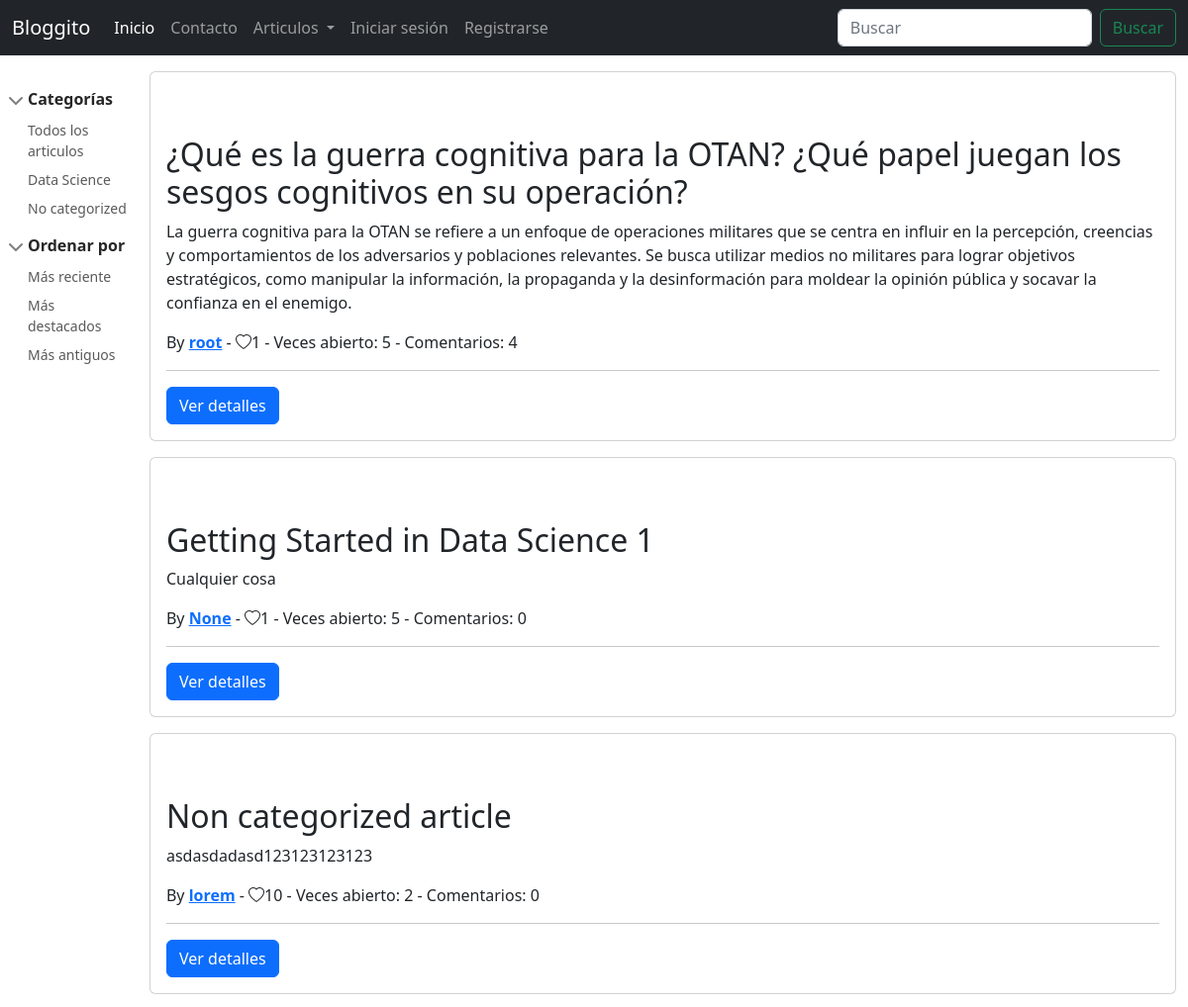
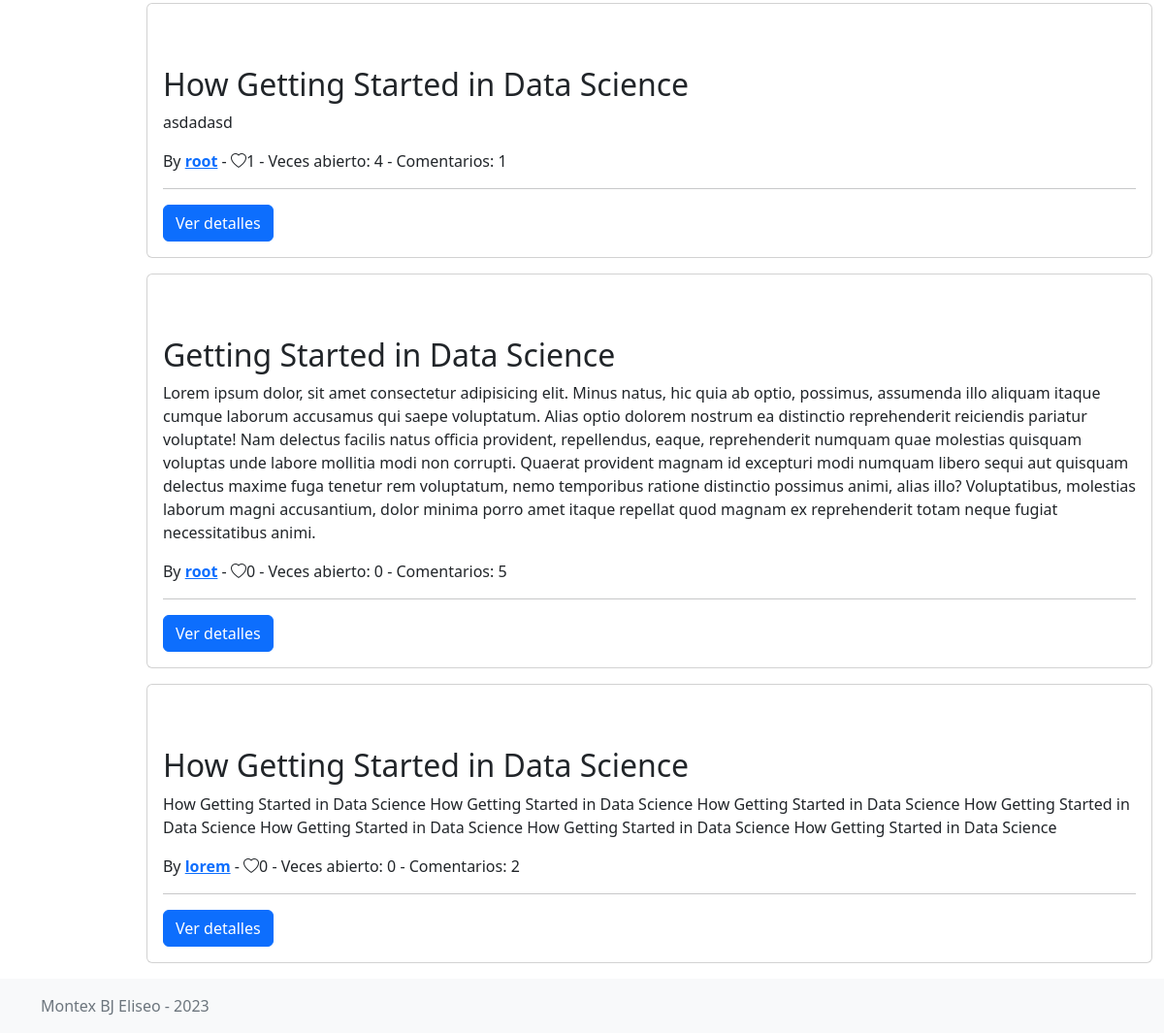
The app's page /posts/, older data (2 pictures, top to bottom).
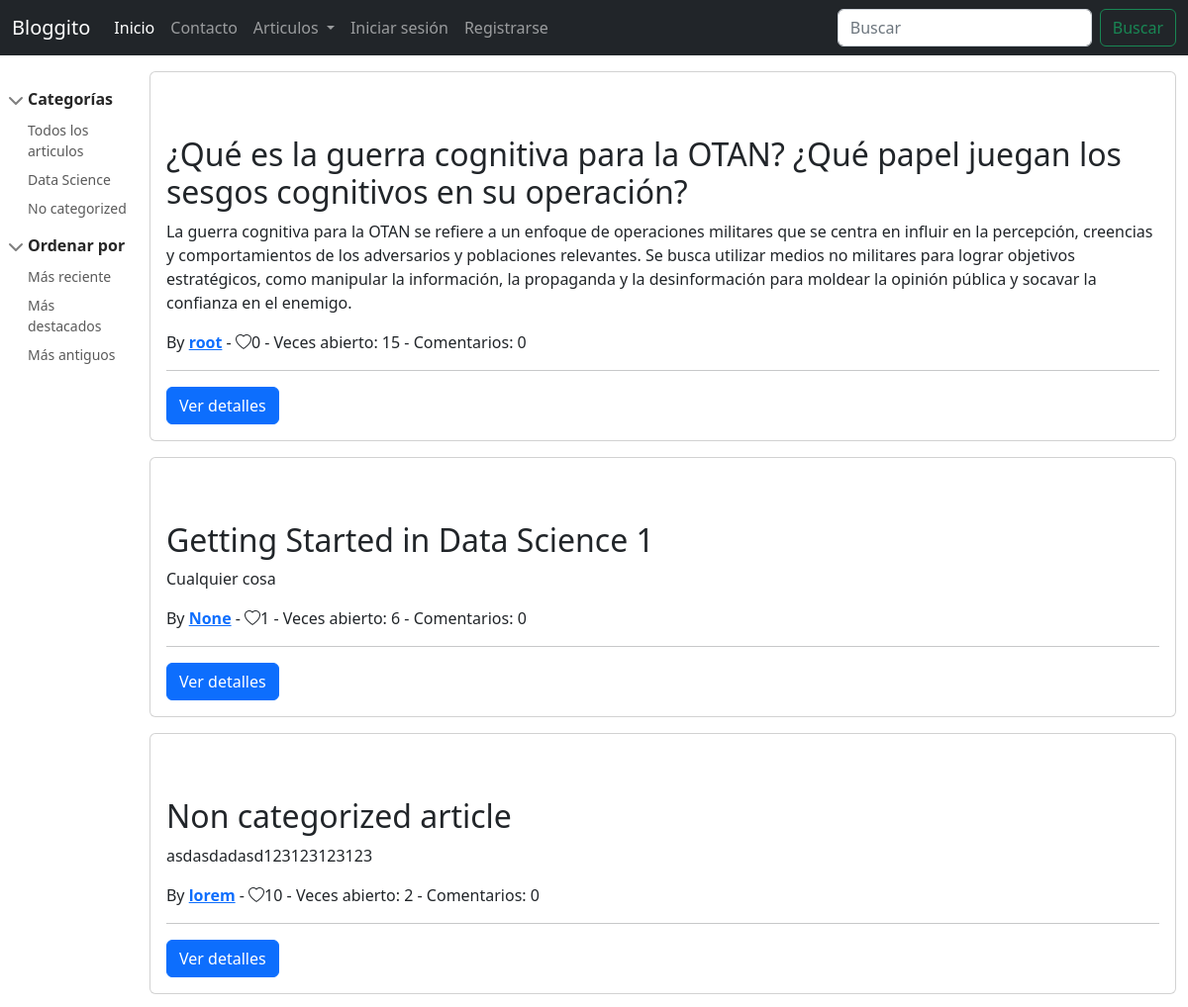
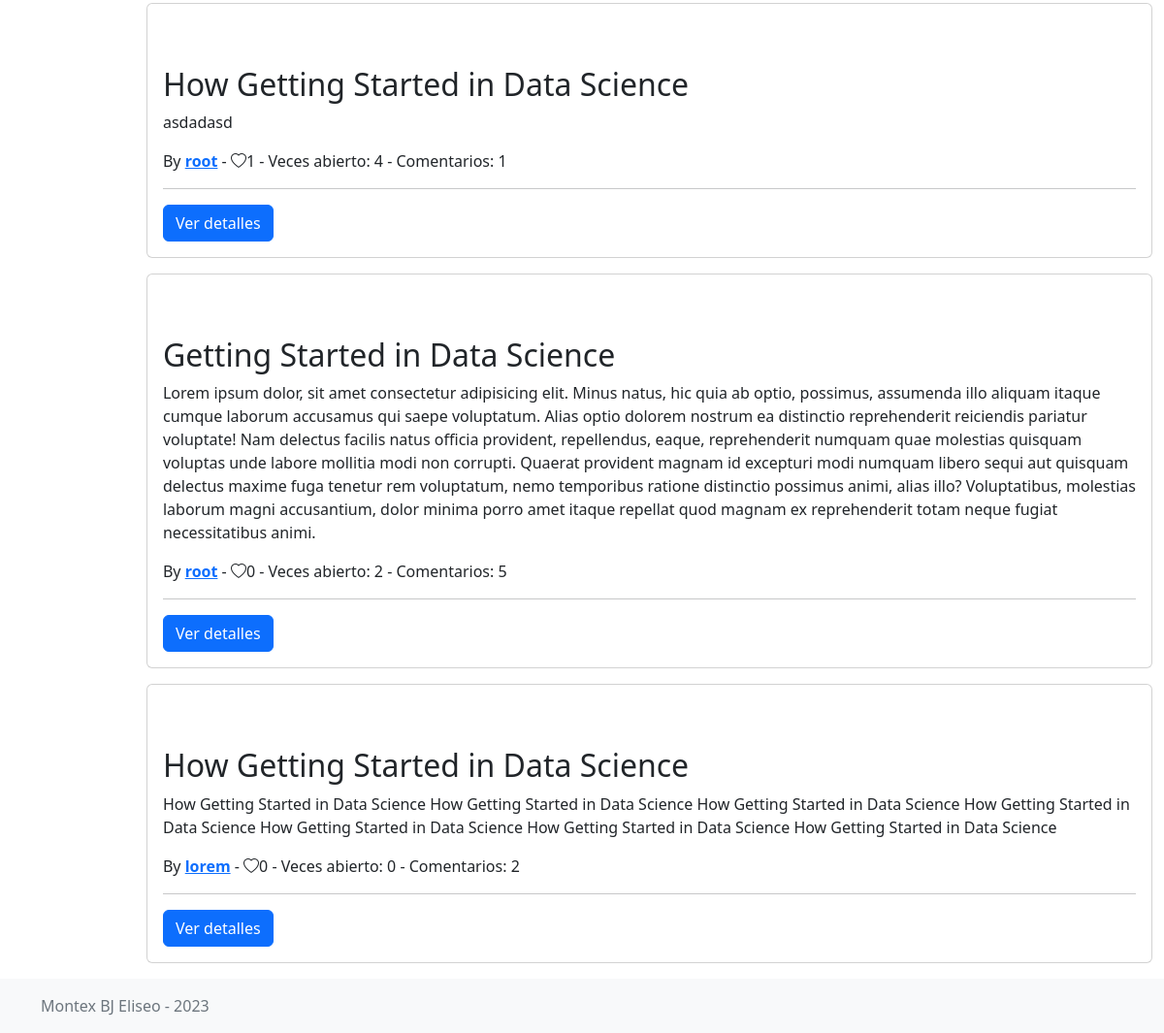
The same page, newer data (2 pictures, top to bottom).
### apps/posts/models.py (models this page shows, shortened)
class Post(models.Model):
    title = models.CharField(
        max_length=100,
        verbose_name="Título del Artículo",
        help_text="Escribe el titulo del artículo",
    )
    short_description = models.TextField(
        max_length=750,
        verbose_name="Descripción breve o resumen",
        help_text="Escribe una breve descripcion o resumen del artículo",
    )
    image = models.ImageField(
        upload_to='posts',
        null=True,
        verbose_name="Imagen relacionada",
        help_text="Selecciona una imagen relacionada para mostrar como portada del artículo",
    )
    content = models.TextField(
        verbose_name="Contenido del artículo",
        help_text="Escribe el contenido del artículo",
    )
    created_at = models.DateTimeField(
        auto_now_add=True, editable=False, verbose_name="Fecha de creación"
    )
    updated_at = models.DateTimeField(
        auto_now=True, editable=False, verbose_name="Fecha de actualización"
    )
    author = models.ForeignKey(
        get_user_model(),
        null=True,
        on_delete=models.SET_NULL,
        verbose_name="Autor del artículo",
    )
    category = models.ForeignKey(
        Category,
        null=True,
        on_delete=models.SET_NULL,
        verbose_name="Categoría a la que pertenece",
    )
    tags = models.ManyToManyField(
        Tag, verbose_name="Etiquetas relacionadas", blank=True
    )
    likes = models.ManyToManyField(
        get_user_model(), blank=True, related_name="liked_posts"
    )
    views = models.IntegerField(default=0)
    class Meta:
        verbose_name = "Artículo"
        verbose_name_plural = "Artículos"
    def get_absolute_url(self):
        return reverse("posts:view", args=[self.pk])

### apps/comments/models.py (models this page shows, shortened)
class PostComment(models.Model):
    text = models.TextField(max_length=300, verbose_name="Contenido del comentario")
    post = models.ForeignKey(
        Post, on_delete=models.CASCADE, verbose_name="Articulo al que pertenece"
    )
    author = models.ForeignKey(
        get_user_model(),
        null=True,
        on_delete=models.SET_NULL,
        verbose_name="Autor del comentario",
    )
    created_at = models.DateTimeField(
        auto_now_add=True, editable=False, verbose_name="Fecha de creación"
    )
    updated_at = models.DateTimeField(
        auto_now=True, editable=False, verbose_name="Fecha de actualización"
    )
    edited = models.BooleanField(default=False, verbose_name="Fue editado?")
    likes = models.ManyToManyField(
        get_user_model(), blank=True, related_name="liked_comments"
    )
    class Meta:
        verbose_name = "Comentario"
        verbose_name_plural = "Comentarios"
        ordering = ["-created_at"]

### apps/users/models.py (models this page shows)
class User(AbstractUser):
    image = models.ImageField(upload_to="users", null=True)
    def get_absolute_url(self):
        return reverse("profile", args=[self.username])

### apps/posts/views.py (the view, shortened to what this page needs)
# urls.py: path('', PostListView.as_view(), name = 'index'),
class PostListView(ListView):
    model = Post
    template_name = "posts/post_list.html"
    context_object_name = "posts"
    def get_queryset(self):
        queryset = Post.objects.all().order_by("-created_at")
        category = self.request.GET.get("category", "")
        q = self.request.GET.get("q", "")
        if category:
            queryset = queryset.filter(Q(category__id=category))
        return queryset

### apps/posts/models.py (called while the page is built)
    def __str__(self) -> str:
        return self.name

    def get_filterby_link(self):
        url = reverse("posts:index")
        return f"{url}?category={self.pk}"

### blog/context_processors.py (called while the page is built)
def blog_context(request):
    data = {
        'app_name': 'Bloggito',
        'categories': Category.objects.all()
    }
    return data

### blog/templatetags/path_tags.py (called while the page is built)
@register.simple_tag(takes_context=True)
def login_path(context):
    request = context.get("request")
    current_path = request.path
    if current_path not in list(common_urls.values()):
        return common_urls["login"] + f"?next={current_path}"
    return common_urls["login"]

@register.simple_tag(takes_context=True)
def register_path(context):
    request = context.get("request")
    current_path = request.path
    if current_path not in list(common_urls.values()):
        return common_urls["register"] + f"?next={current_path}"
    return common_urls["register"]

### templates/posts/post_list.html (shortened to what this page needs)
{% extends 'base.html' %}
{% block content %}
<main class="d-flex">
    {% include 'posts/sidebar.html' %}
    <section class="container">
        {% for post in posts %}
        {% include 'posts/post_card.html' %}
        {% empty %}
        <h1>No hay articulos para mostrar</h1>
        {% endfor %}
    </section>
</main>
{% endblock content %}

### templates/posts/post_card.html (shortened to what this page needs)
<article class="card  my-3">
    <div class="card-body">
        <h2 class="mt-5">{{post.title}}</h2>
        <p>{{post.short_description}}</p>
        <p>By <a href="{{post.author.get_absolute_url}}"><b>{{post.author}}</b></a> - <span
                class="bi {% if user in post.likes.all %}bi-heart-fill text-danger{% else %}bi-heart{%endif%}">{{post.likes.all|length}}</span>
            - <span>Veces abierto: {{post.views}}</span>
            - <span>Comentarios: {{post.postcomment_set.all|length}}</span>
        </p>
        <hr>
        <a class="btn btn-primary" href="{{post.get_absolute_url}}">Ver detalles</a>
    </div>
</article>

Row changes from the older to the newer data that the page shows:
changed Post (number 1 of 6 on the later page): likes.all|length "1" → "0"; views "5" → "15"; postcomment_set.all|length "4" → "0"
changed Post "Getting Started in Data Science 1": views "5" → "6"
changed Post "Getting Started in Data Science": views "0" → "2"
